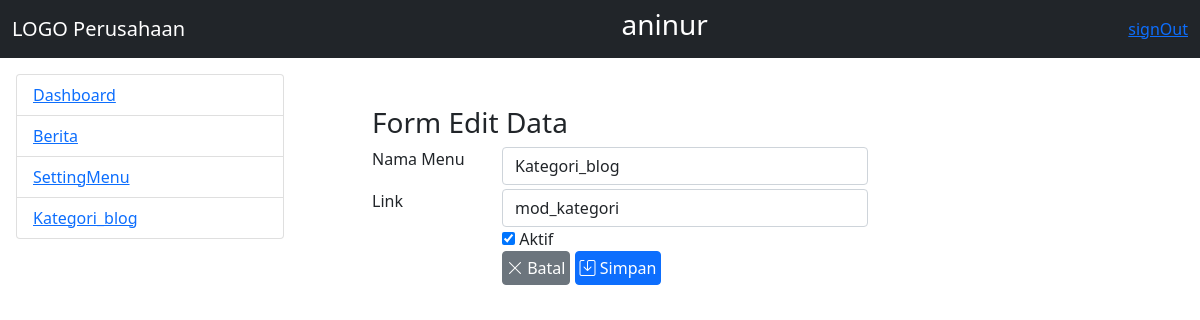
/admin/home.php?modul=mod_menu&act=edit&id=4 (signed in), run on the app's committed database.
### tables this page shows
CREATE TABLE `mst_menu` (
  `idmenu` int(11) NOT NULL,
  `nmmenu` varchar(20) NOT NULL,
  `link` varchar(30) NOT NULL,
  `is_active` tinyint(4) NOT NULL
);

### admin/mod_menu/menuCtrl.php (called while the page is built, shortened)
<?php
if(isset($_GET['act']) && ($_GET['act']== "add")){
	$judul = "Form Input Data";
}
else if(isset($_GET['act']) && ($_GET['act']== "edit")){
	$judul = "Form Edit Data";
	$idkey = $_GET['id'];
	$qdata = mysqli_query($connect_db,"select * from mst_menu where idmenu=$idkey")or die(mysqli_error($connect_db));
	$data = mysqli_fetch_array($qdata);
	$aktif = $data['is_active'];
	if($aktif == 1){
		$check = "checked";
	}
	else{
		$check = "";
	}
}
?>

### admin/menu.php (the view, shortened to what this page needs)
<!DOCTYPE html>
<html lang="en">
<head>
</head>
<body>
	<?php
	$qry_menu = mysqli_query($connect_db, "select * from mst_menu") or die("view menu".mysqli_error($connect_db));
	?>
	<ul class="list-group">
		<?php
		while($row = mysqli_fetch_array($qry_menu)){
		?>
		<li class="list-group-item">
			<a href="?modul=<?= $row['link']; ?>"><?= $row['nmmenu']; ?></a>
		</li>
		<?php } ?>
	</ul>
</body>
</html>

### admin/mod_menu/index.php (shortened to what this page needs)
<?php
include_once "menuCtrl.php";
if(!isset($_GET['act'])){
?>
<a href="?modul=mod_menu&act=add" class="btn btn-primary btn-xs mb-1">Tambah Data</a>
<table class="table table-bordered">
	<tr>
		<th>ID Menu</th>
		<th>Nama Menu</th>
		<th>Link</th>
		<th>Action</th>
	</tr>
	<?php
	$qry_listmenu = mysqli_query($connect_db,"select * from mst_menu order by idmenu DESC")
			or die("gagal akses table mst_menu ".mysqli_error($connect_db));
	while($row = mysqli_fetch_array($qry_listmenu)){
	?>
	<tr>
		<td><?php echo $row['idmenu']; ?></td>
		<td><?= $row['nmmenu']; ?></td>
		<td><?= $row['link']; ?></td>
		<td>
			<a href="?modul=mod_menu&act=edit&id=<?= $row['idmenu']; ?>" class="btn btn-xs btn-primary p-1"><i
					class="bi bi-pencil-square"></i>Edit</a>
			<a href="?modul=mod_menu&act=delete&id=<?= $row['idmenu']; ?>" class="btn btn-xs btn-primary p-1">
				<i class="bi bi-trash"></i>Delete</a>
		</td>
	</tr>
	<?php
		}
	?>
</table>
<?php
 }
 else if(isset($_GET['act']) && ($_GET['act']== "edit")){
?>
<div class="container-fluid">
	<h3><?php echo $judul; ?></h3>
	<form action="mod_menu/menuCtrl.php?modul=mod_menu&act=update" method="post">
		<div class="row mb-1">
			<label for="" class="col-md-2">Nama Menu</label>
			<div class="col-md-6">
				<input type="text" name="txt_nmmenu" id="txt_nmmenu" class="form-control"
					value="<?php echo $data['nmmenu']; ?>">
			</div>
		</div>
		<div class="row">
			<label for="" class="col-md-2">Link</label>
			<div class="col-md-6">
				<input type="text" name="txt_link" id="txt_link" class="form-control" value="<?= $data['link']; ?>">
			</div>
		</div>
		<div class="row">
			<div class="col-md-2"></div>
			<div class="col-md-6">
				<input type="checkbox" name="ck_aktif" id="ck_aktif" <?php echo $check; ?>> Aktif
			</div>
		</div>
		<div class="row">
			<div class="col-md-2"></div>
			<div class="col-md-6">
				<button type="reset" name="btnreset" value="btnbatal" class="btn btn-xs btn-secondary p-1">
					<i class="bi bi-x-lg"></i> Batal</a></button>
				<button type="submit" name="btnsimpan" value="btnsimpan" class="btn btn-xs btn-primary p-1">
					<i class="bi bi-save"></i> Simpan</a></button>
			</div>
		</div>
	</form>
</div>
<?php } ?>

### data on the page
mst_menu: nmmenu "Dashboard"
mst_menu: nmmenu "Berita"
mst_menu: nmmenu "SettingMenu"
mst_menu: nmmenu "Kategori_blog", txt_nmmenu "Kategori_blog", txt_link "mod_kategori"

### other printed values
$_SESSION['userlogin'] "aninur"
$judul "Form Edit Data"
